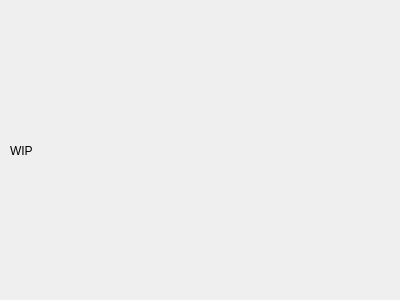
<?xml version="1.0" encoding="UTF-8"?>
<ui version="4.0">
 <class>vm_editor</class>
 <widget class="QWidget" name="vm_editor">
  <property name="geometry">
   <rect>
    <x>0</x>
    <y>0</y>
    <width>400</width>
    <height>300</height>
   </rect>
  </property>
  <property name="windowTitle">
   <string>Form</string>
  </property>
  <widget class="QWidget" name="verticalLayoutWidget">
   <property name="geometry">
    <rect>
     <x>10</x>
     <y>10</y>
     <width>381</width>
     <height>281</height>
    </rect>
   </property>
   <layout class="QVBoxLayout" name="verticalLayout">
    <item>
     <widget class="QLabel" name="label">
      <property name="text">
       <string>WIP</string>
      </property>
     </widget>
    </item>
   </layout>
  </widget>
 </widget>
 <resources/>
 <connections/>
</ui>
